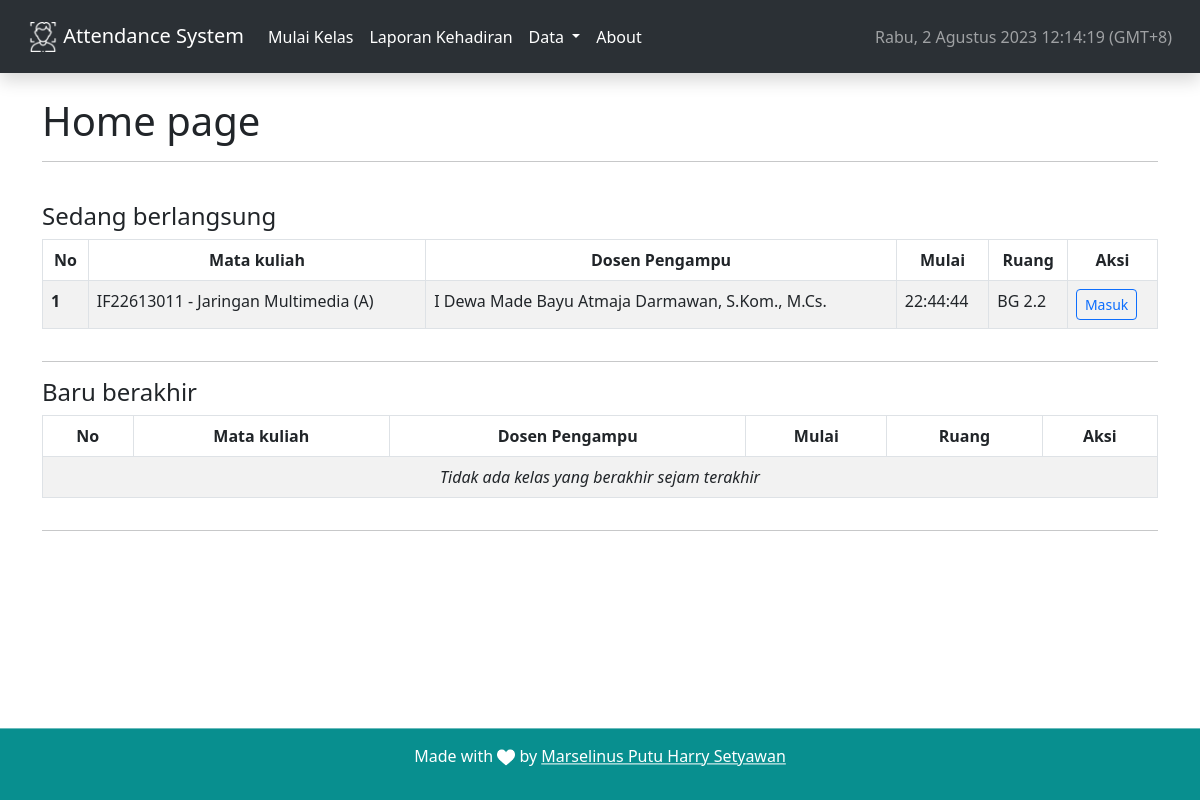
The page /home on the database its author committed.
### sistempresensi/models.py (models this page shows, shortened)
class Kelas(db.Model):
    id = db.Column(db.Integer, primary_key=True)
    kode_kelas = db.Column(db.String, unique=True, nullable=False)
    matkul_group = db.Column(db.String, db.ForeignKey('matkul.kode_matkul_group'), nullable=False)
    mulai = db.Column(db.DateTime, nullable=False, server_default=func.now())
    selesai = db.Column(db.DateTime)
    keterangan = db.Column(db.Text)
    created_at = db.Column(db.DateTime, nullable=False, server_default=func.now())
    data_matkul = db.relationship('Matkul', lazy=True)

class Matkul(db.Model):
    id = db.Column(db.Integer, primary_key=True)
    kode_matkul_group = db.Column(db.String(), unique=True, nullable=False)
    tahun_ajaran = db.Column(db.Integer, nullable=False)
    semester = db.Column(db.Integer, nullable=False)
    kode_matkul = db.Column(db.String(), nullable=False)
    group = db.Column(db.String(), nullable=False, default='A')
    nama_matkul = db.Column(db.String(), nullable=False)
    sks = db.Column(db.Integer, nullable=False)
    dosen = db.Column(db.BigInteger, db.ForeignKey('dosen.nip'), nullable=False)
    hari = db.Column(db.Integer)    # number of weekdays
    jam = db.Column(db.Time())
    ruang = db.Column(db.String)
    total_pertemuan = db.Column(db.Integer, nullable=False, default=0)
    created_at = db.Column(db.DateTime(timezone=True), nullable=False, server_default=func.now())
    data_dosen = db.relationship('Dosen', lazy=True)

class Dosen(db.Model):
    id = db.Column(db.Integer, primary_key=True)
    nip = db.Column(db.BigInteger, unique=True, nullable=False)
    nama = db.Column(db.String, nullable=False)
    email = db.Column(db.String)
    telp = db.Column(db.BigInteger)
    foto_path = db.Column(db.String, default="nophotoprofile.jpeg")
    created_at = db.Column(db.DateTime, nullable=False, server_default=func.now())

### sistempresensi/routes.py (the view)
@app.route("/")
@app.route("/home")
def home():
    try:
        refresh_kelas()
        ongoing_kelas = Kelas.query.filter(Kelas.selesai == None).all()
        recent_kelas = Kelas.query.filter(datetime.datetime.now() + datetime.timedelta(minutes=-30) < Kelas.selesai). \
            order_by(Kelas.selesai.desc()).all()
        return render_template('home.html', ongoing_kelas=ongoing_kelas, recent_kelas=recent_kelas, title="Home")
    except Exception as e:
        print("Error pada home: ", e)

### sistempresensi/routes.py (called while the page is built)
def refresh_kelas():
    try:
        batas = datetime.datetime.now() + datetime.timedelta(hours=-5)
        kelas = Kelas.query.filter_by(selesai=None).all()
        for i in kelas:
            if i.mulai < batas:
                i.selesai = i.mulai + datetime.timedelta(hours=5)
        db.session.commit()
    except Exception as e:
        print("Error pada refresh_kelas: ", e)

### sistempresensi/templates/home.html
{% extends "base.html" %}
{% block content %}
<h1>Home page</h1>
<hr><br>
<div>
    <h4>Sedang berlangsung</h4>
    <div class="table-responsive">
        <table id="example" class="table table-bordered table-hover table-striped">
            <thead>
            <tr class="text-center">
                <th scope="col">No</th>
                <th scope="col">Mata kuliah</th>
                <th scope="col">Dosen Pengampu</th>
                <th scope="col">Mulai</th>
                <th scope="col">Ruang</th>
                <th scope="col">Aksi</th>
            </tr>
            </thead>
            <tbody>
            {% if ongoing_kelas %}
            {% for data in ongoing_kelas %}
            <tr>
                <th scope="row">{{ loop.index }}</th>
                <td>{{ data.data_matkul.kode_matkul }} - {{data.data_matkul.nama_matkul}} ({{data.data_matkul.group}})
                </td>
                <td>{{data.data_matkul.data_dosen.nama}}</td>
                <td>{{ data.mulai.strftime("%H:%M:%S") }}</td>
                <td>{{ data.data_matkul.ruang }}</td>
                <td><a aria-pressed="true" class="btn btn-sm btn-outline-primary" href="kelas/{{data.kode_kelas}}"
                       role="button">Masuk</a>
                </td>
            </tr>
            {% endfor %}
            {% else %}
            <tr>
                <td class="text-center fst-italic" colspan="6">Tidak ada kelas yang sedang berlangsung</td>
            </tr>
            {%endif%}
            </tbody>
        </table>
    </div>
</div>
<hr>
<div>
    <h4>Baru berakhir</h4>
    <div class="table-responsive">
        <table class="table table-bordered table-hover table-striped">
            <thead>
            <tr class="text-center">
                <th scope="col">No</th>
                <th scope="col">Mata kuliah</th>
                <th scope="col">Dosen Pengampu</th>
                <th scope="col">Mulai</th>
                <th scope="col">Ruang</th>
                <th scope="col">Aksi</th>
            </tr>
            </thead>
            {% if recent_kelas %}
            <tbody>
            {% for data in recent_kelas %}
            <tr>
                <th scope="row">{{ loop.index }}</th>
                <td>{{ data.data_matkul.kode_matkul }} - {{data.data_matkul.nama_matkul}} ({{data.data_matkul.group}})
                </td>
                <td>{{data.data_matkul.data_dosen.nama}}</td>
                <td>{{ data.mulai.strftime("%H:%M:%S") }} - {{ data.selesai.strftime("%H:%M:%S") }}</td>
                <td>{{ data.data_matkul.ruang }}</td>
                <td><a aria-pressed="true" class="btn btn-sm btn-outline-primary" href="kelas/{{data.kode_kelas}}"
                       role="button">Lihat</a>
                </td>
            </tr>
            {% endfor %}
            </tbody>
            {% else %}
            <tbody>
            <tr>
                <td class="text-center fst-italic" colspan="6">Tidak ada kelas yang berakhir sejam terakhir</td>
            </tr>
            </tbody>
            {%endif%}
        </table>
    </div>
</div>
<hr>
{% endblock content %}

### rows shown on the page
Kelas: data_matkul.kode_matkul "IF22613011", data_matkul.nama_matkul "Jaringan Multimedia", data_matkul.group "A", data_matkul.data_dosen.nama "I Dewa Made Bayu Atmaja Darmawan, S.Kom., M.Cs.", mulai "22:44:44", data_matkul.ruang "BG 2.2"
